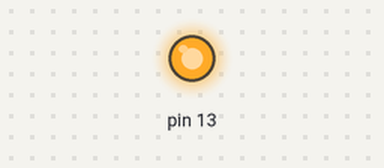
The sketch below on a simulated Arduino Uno, built with avr-gcc and run on an emulated ATmega328P. Parts: output pins drawn as LEDs (lit = HIGH).

Above: at 0.7 s.
At 4.9 s:
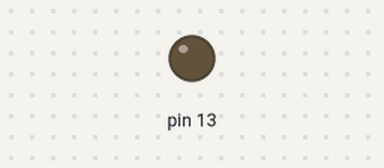
Timing chart, 0 to 6.4 s (numbered marks = the images above):
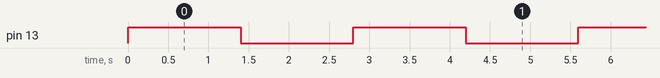

The sketch:

sketch_jun11a.ino
```cpp
#include<SoftwareSerial.h>
void setup() {

pinMode(13,OUTPUT);
}

void loop() {

digitalWrite(13,HIGH);

delay(1400);
digitalWrite(13,LOW);
delay(1400);

}
```

Measured:
- by itself, pin 13: alternates HIGH for 1.4 s and LOW for 1.4 s
